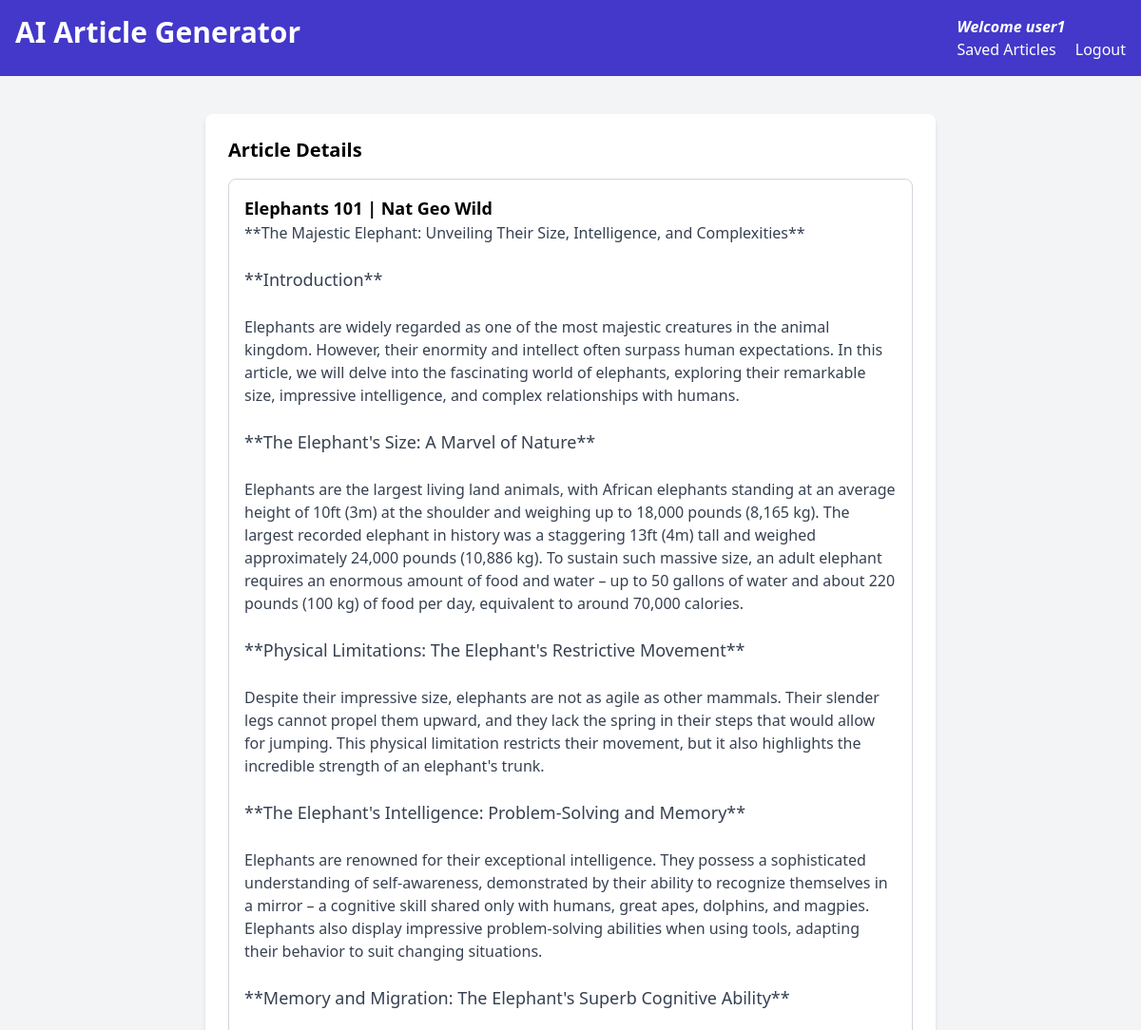
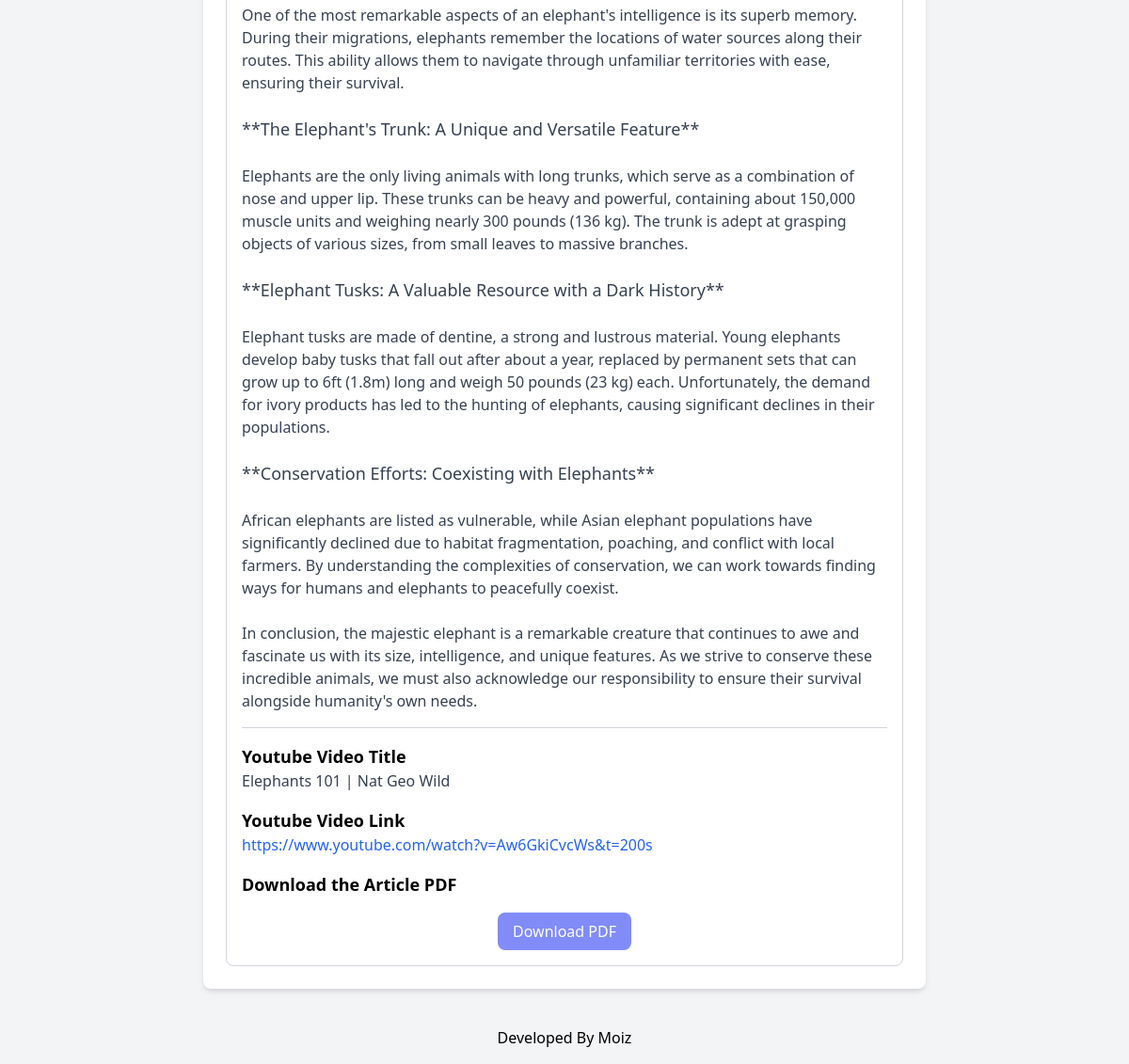
The page /blog-details/2/ (signed in) on the database its author committed (2 pictures, top to bottom).
### blog_generator/models.py (models this page shows, shortened)
class BlogPost(models.Model):
    user = models.ForeignKey(User, on_delete=models.CASCADE)
    youtube_title = models.CharField(max_length=300)
    youtube_link = models.URLField()
    generated_content = models.TextField()
    created_at = models.DateTimeField(auto_now_add=True)

### blog_generator/views.py (the view)
# urls.py: path('blog-details/<int:pk>/', views.blog_details, name='blog-details'),
def blog_details(request, pk):
    blog_article_details = BlogPost.objects.get(id=pk)
    if request.user == blog_article_details.user:
        return render(request, 'blog-details.html', {'blog_article_details': blog_article_details})
    else:
        return redirect('/')

### templates/blog-details.html (shortened to what this page needs)
<!DOCTYPE html>
<html lang="en">
<head>
    <link href="https://cdn.jsdelivr.net/npm/tailwindcss@2.2.19/dist/tailwind.min.css" rel="stylesheet">
</head>
<body class="bg-gray-100 font-sans antialised">
    <nav class="bg-indigo-700 p-4 text-white flex justify-between">
        <div>
            <a href="/"><h1 class="text-3xl font-bold">AI Article Generator</h1></a>
        </div>
        <div>
            <p><i><b>Welcome {{ user.username }}</b></i></p>
            <a href="/blog-list" class="text-white hover:underline">Saved Articles</a>
            <a href="logout" class="text-white hover:underline">Logout</a>
        </div>
    </nav>
    <div class="container mx-auto mt-10 px-4 sm:px-0">
        <div class="max-w-3xl mx-auto bg-white p-6 rounded-lg shadow-md">
            <section>
                <h2 class="text-xl mb-4 font-semibold">Article Details</h2>
                <div class="border border-gray-300 p-4 rounded-lg">
                    <h3 class="text-lg font-semibold">{{blog_article_details.youtube_title}}</h3>
                    <p class="text-gray-700 content">{{blog_article_details.generated_content|safe}}</p>
                    <hr class="my-4 border-gray-300">
                    <h4 class="text-lg font-semibold">Youtube Video Title</h4>
                    <p class="text-gray-700">{{blog_article_details.youtube_title}}</p>
                    <h4 class="text-lg font-semibold mt-4">Youtube Video Link</h4>
                    <a href="{{blog_article_details.youtube_link}}" class="text-blue-600 hover:underline">{{blog_article_details.youtube_link}}</a>
                    <h4 class="text-lg font-semibold mt-4">Download the Article PDF</h4>
                    <div class="flex justify-center mt-4">
                        <form id="downloadPdfForm" method="GET" action="{% url 'download_pdf' %}">
                            <button type="submit" class="bg-indigo-400 text-white px-4 py-2 rounded-lg hover:bg-indigo-500 transition-colors">
                                Download PDF
                            </button>
                        </form>
                    </div>
                </div>
            </section>
        </div>
     </div>
    <footer class="text-center p-4 text-black mt-6">
        Developed By Moiz
    </footer>
</body>
</html>

### templates/blog-details.html (style rules this page uses)
.content { white-space: pre-wrap; }

### rows shown on the page
BlogPost: youtube_title "Elephants 101 | Nat Geo Wild", generated_content "**The Majestic Elephant: Unveiling Their Size, Intelligence, and Complexities** **Introduction** Elephants are widely regarded as one of the most majestic creatures in the animal kingdom. However, their enormity and intellect often surpass human expectations. In this article, we will delve into the fascinating world of elephants, exploring their remarkable size, impressive intelligence, and complex relationships with humans. **The Elephant's Size: A Marvel of Nature** Elephants are the largest living land animals, with African elephants standing at an average height of 10ft (3m) at the shoulder and weighing up to 18,000 pounds (8,165 kg). The largest recorded elephant in history was a…", youtube_link "https://www.youtube.com/watch?v=Aw6GkiCvcWs&t=200s"

### other values the page prints
{{ user.username }} "user1"
